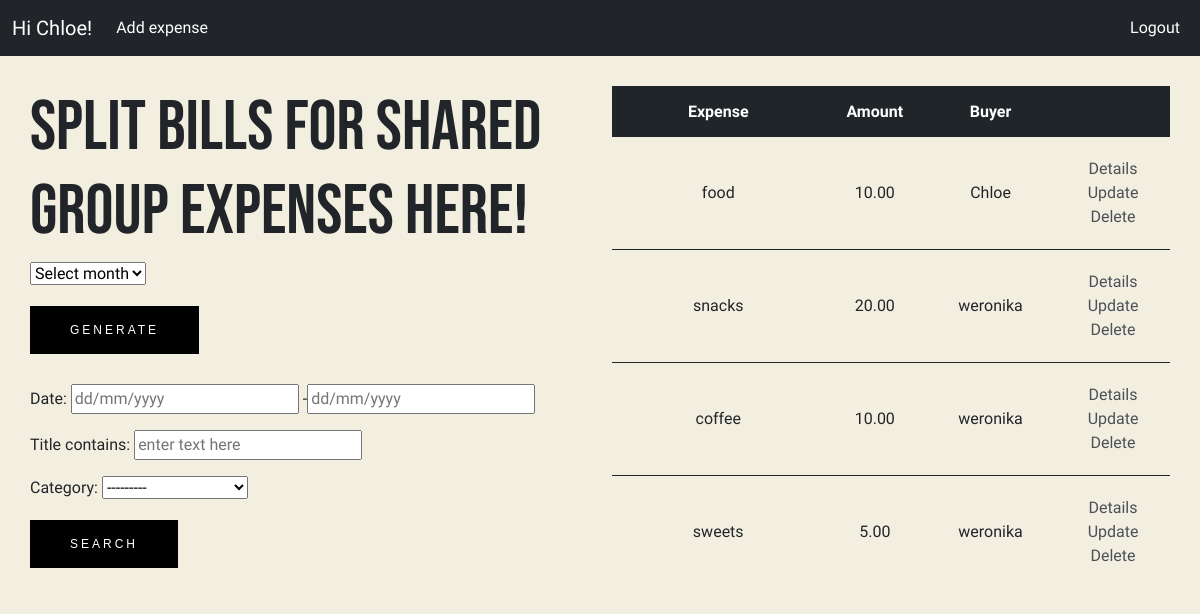
The page / (signed in) on the database its author committed.
### expense_list/models.py (models this page shows, shortened)
class Category(models.Model):
    title = models.CharField(max_length=50, null=True, blank=False)
    def __str__(self):
        return self.title

class Expense(models.Model):
    user = models.ForeignKey(User, on_delete=models.CASCADE, null=True, blank=True)
    title = models.CharField(max_length=200, null= False, blank=False, default='title')
    amount = models.DecimalField(max_digits=8, decimal_places=2)
    description = models.TextField(null=False, blank=True, default='text')
    date = models.DateTimeField(default=timezone.now)
    category = models.ForeignKey(Category, on_delete=models.CASCADE)
    class Meta:
        ordering = ['-date']

### expense_list/views.py (the view)
# urls.py: path('', ExpenseList.as_view(), name='expenselist'),
class ExpenseList(LoginRequiredMixin, ListView):
    model = Expense
    context_object_name = 'expenses'
    def get_context_data(self, *args, **kwargs):
        context = super().get_context_data(**kwargs)
        expenses = Expense.objects.all()
        expense_filter = ExpenseFilter(expenses)
        myFilter = ExpenseFilter(self.request.GET, queryset = expenses)
        expenses = myFilter.qs
        context = {'myFilter': ExpenseFilter(), 'expenses':expenses}
        return context

### expense_list/templates/expense_list/expense_list.html (shortened to what this page needs)
{% extends 'expense_list/main.html' %}
{% block content %}
<nav class="navbar navbar-expand-lg navbar-dark bg-dark sticky-top">
  <div class="container-fluid">
    <a class="navbar-brand">Hi {{request.user|title}}!</a>
    <div class="collapse navbar-collapse" id="navbarNav">
      <ul class="navbar-nav me-auto">
        <li class="nav-item">
          <a class="nav-link active" href="{% url 'expensecreate' %}">Add expense</a>
        </li>
      </ul>
      <ul class="navbar-nav ms-auto">
        {% if request.user.is_authenticated %}
        <li class="nav-item">
          <a class="nav-link active" href = "{% url 'logout' %}">Logout</a>
        </li>
          {% else %}
        <li class="nav-item">
          <a class="nav-link active" href = "{% url 'login' %}">Login</a>
        </li>
        {% endif %}
      </ul>
    </div>
  </div>
</nav>
<div class="container-fluid padding">
    <div class="row">
        <div class="col-md-6 col-12-xsmall list">
            <h1>Split bills for shared group expenses here!</h1>
            <form action="{% url 'expensesummary' %}">
            <div class="dropdown">
                <select name="q">
                <div class="dropdown-title"><option disabled selected>Select month</option></div>
                </select>
            </div>
                <div>
                  <button class = "submit-btn" type="submit">Generate</button>
                </div>
            </form>
            <div class="filterform">
                 <form class="form-inline" method="GET">
                {{ myFilter.form.as_p }}
                <button class="regular-btn" type="submit">Search</button>
                </form>
            </div>
        </div>
        <div class="col-md-6 col-12-xsmall list">
            <table>
            <tr>
            <th>Expense</th>
            <th>Amount</th>
            <th>Buyer</th>
            <th></th>
            </tr>
            {% for expense in expenses %}
            <tr>
                <td>{{expense.title}}</td>
                <td>{{expense.amount}}</td>
                <td>{{expense.user.username}}</td>
                <td><a href = "{% url 'expensedetail' expense.id %}">Details</a>
                <br><a href = "{% url 'expenseupdate' expense.id %}">Update</a>
                <br><a href = "{% url 'expensedelete' expense.id %}">Delete</a></td>
            </tr>
            {% empty %}
            <td><h3>No items here!</h3></td>
            </table>
            {% endfor %}
        </div>
    </div>
</div>
{% endblock content %}

### expense_list/templates/expense_list/main.html (style rules this page uses)
body { background-color: #F3EFE0; font-family: 'Pontano Sans', sans-serif; }
.padding { padding: 30px; }
a { color: #4b5156; text-decoration: none; }
table { border-collapse: collapse; border-spacing: 50px 0; position: relative; height:100%; width:100%; }
td { padding: 20px 20px; }
tr { padding: 20px 20px; border: solid; border-width: 1px 0; border-color: #202529; text-align: center; }
th { background-color: #202529 !important; color: #ffffff; text-align: center; height: 50px !important; }
h1 { font-family: 'Bebas Neue', cursive !important; font-size: 70px; }
.regular-btn { padding: 15px 40px; background: #000; border:0; color: #fff; text-transform: uppercase; font-family: helvetica; font-size: 12px; letter-spacing: 3px; position: relative; transition: all .4s cubic-bezier(0.645, 0.045, 0.355, 1); cursor: pointer; display: block; margin-top: 20px; }
.submit-btn { padding: 15px 40px; background: #000; border:0; color: #fff; text-transform: uppercase; font-family: helvetica; font-size: 12px; letter-spacing: 3px; position: relative; transition: all .4s cubic-bezier(0.645, 0.045, 0.355, 1); cursor: pointer; display: block; margin-top: 20px; }
.submit-btn::after, .submit-btn::before { content: ""; position: absolute; top: 50%; right: 0px; transform: translateY(-50%); opacity: 0; transition: all .4s cubic-bezier(0.645, 0.045, 0.355, 1); }
.submit-btn::after { width: 30px; height: 1px; background: white; transform: translateX(-3px); margin-top: 0px; }
.submit-btn::before { content: ""; transform: rotate(-135deg) translateX(50%); width: 11px; height: 11px; background: transparent; border-left: 1px solid white; border-bottom: 1px solid white; margin-top: -1px; }
.dropdown option { padding: 15px 40px; background: #000; border:0; color: #fff; text-transform: uppercase; font-family: helvetica; font-size: 12px; letter-spacing: 3px; position: relative; transition: all .4s cubic-bezier(0.645, 0.045, 0.355, 1); cursor: pointer; display: block; margin-top: 20px; }
.list { overflow:auto; height: 500px; }
.filterform { padding-top: 30px; }

### rows shown on the page
Expense: title "food", amount "10.00", user.username "Chloe"
Expense: title "snacks", amount "20.00", user.username "weronika"
Expense: title "coffee", amount "10.00", user.username "weronika"
Expense: title "sweets", amount "5.00", user.username "weronika"

### other values the page prints
{{ request.user|title }} "Chloe"
